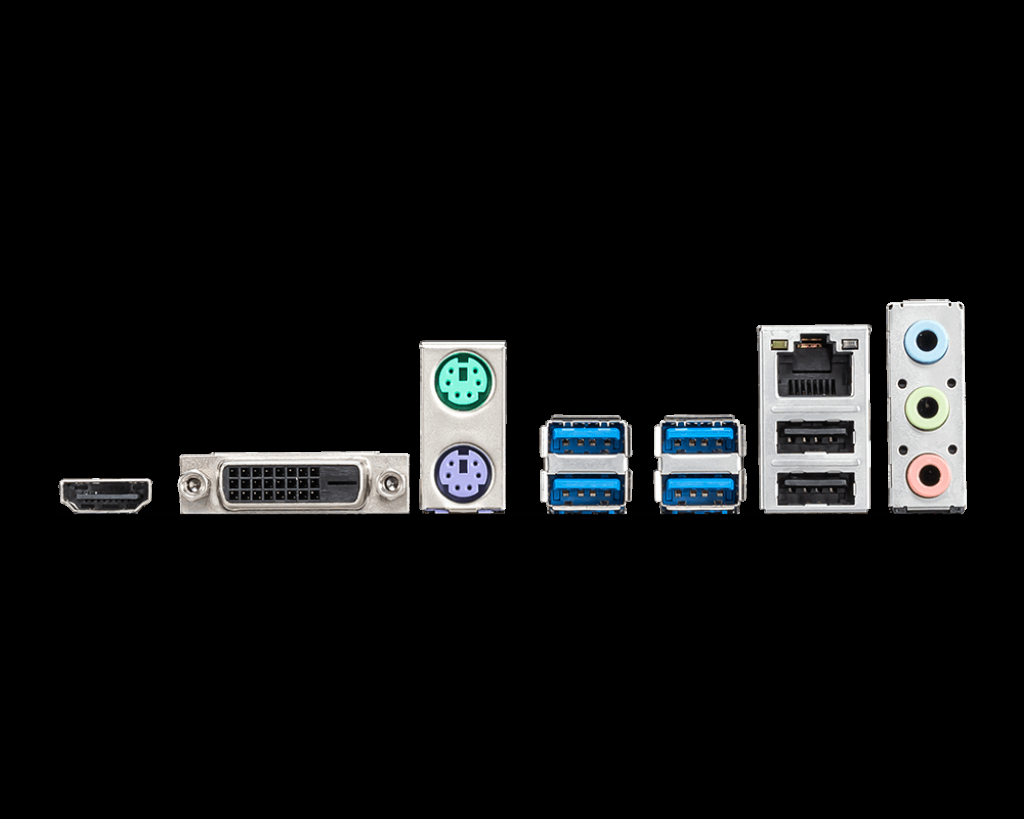
#> input picture IO pics/MSI-A520m.png, 1024 x 819 px
$ python opencv_handler.py
#> lines starting #> are read from the running program, lines starting #| are printed output that depends on the picture; after the words box and inside, x2 and y2 are one past the last pixel; in counts of white or black regions, pixels touching at a corner belong together; long printed decimals are rounded
import cv2
import json
import numpy as np
from pathlib import Path
from shield_polyhedron_template import SHIELD_POLYHEDRON

def _get_contour_count(sil, min_area=100):
    """
    Count meaningful contours in a silhouette image.
    Filters out tiny noise contours below min_area pixels.
    """
    mask = cv2.medianBlur(sil, 3)
    _, mask = cv2.threshold(mask, 127, 255, cv2.THRESH_BINARY)
    contours, _ = cv2.findContours(mask, cv2.RETR_EXTERNAL, cv2.CHAIN_APPROX_SIMPLE)
    # Filter out tiny contours (noise)
    contours = [c for c in contours if cv2.contourArea(c) >= min_area]
    return len(contours), contours


def calibrate_and_crop(image, min_contours=3, step=5):
    """
    Remove the reference line from the bottom of manufacturer images by
    progressively cropping until the single connected contour (ports + line)
    splits into multiple independent port shapes.

    Args:
        image: Input BGR image with reference line at bottom
        min_contours: Minimum number of contours to consider the line removed
        step: Pixel step size for coarse scan (refined to 1px after)

    Returns:
        tuple: (cropped_image, crop_y) or (None, None) if no line found
    """
    h, w = image.shape[:2]

    # Convert to silhouette for contour analysis
    sil_full = make_silhouette(image)

    # Get baseline contour count with full image
    baseline_count, baseline_cnts = _get_contour_count(sil_full)
    print(f"Full image contour count: {baseline_count}")

    if baseline_count >= min_contours:
        # Already has multiple contours - no reference line to remove
        print("Image already has multiple contours. No reference line to remove.")
        return None, None

    if not baseline_cnts:
        print("Warning: No contours found in image.")
        return None, None

    # Coarse scan: crop from bottom in steps, looking for contour split
    crop_y_coarse = None
    for crop_y in range(h - 1, int(h * 0.5), -step):
        sil_cropped = make_silhouette(image[:crop_y, :])
        sil_cropped = add_bottom_padding(sil_cropped)
        count, _ = _get_contour_count(sil_cropped)

        if count >= min_contours:
            crop_y_coarse = crop_y
            break

    if crop_y_coarse is None:
        print("Warning: Could not find reference line by contour splitting.")
        return None, None

    # Fine scan: refine to single-pixel accuracy
    fine_start = min(crop_y_coarse + step, h - 1)
    crop_y_final = crop_y_coarse

    for crop_y in range(fine_start, crop_y_coarse - 1, -1):
        sil_cropped = make_silhouette(image[:crop_y, :])
        sil_cropped = add_bottom_padding(sil_cropped)
        count, _ = _get_contour_count(sil_cropped)

        if count >= min_contours:
            crop_y_final = crop_y
            break

    print(f"\nReference line removed at Y={crop_y_final}")

    # Crop the original image at the split point
    cropped_image = image[:crop_y_final, :]

    print(f"Cropped image from {h} to {crop_y_final} pixels height")
    print(f"Removed {h - crop_y_final} pixels from bottom\n")

    return cropped_image, crop_y_final

def process_image(image_path, auto_crop=True):
    # Load the image
#> called with image_path = 'IO pics/MSI-A520m.png', auto_crop = True
    image = cv2.imread(image_path, cv2.IMREAD_UNCHANGED)
#> image is the input picture: shape (819, 1024, 4); mean B, G, R, A 16.4, 16, 15.1, 28.2

    # Check if the image was loaded successfully
    if image is None:
        raise ValueError(f"Image at path {image_path} could not be loaded.")

    # Try to crop the reference line from the bottom
    if auto_crop:
        cropped, crop_y = calibrate_and_crop(image)
#> in make_silhouette, `_, mask = cv2.threshold(a, 1, 255, cv2.THRESH_BINARY)`:
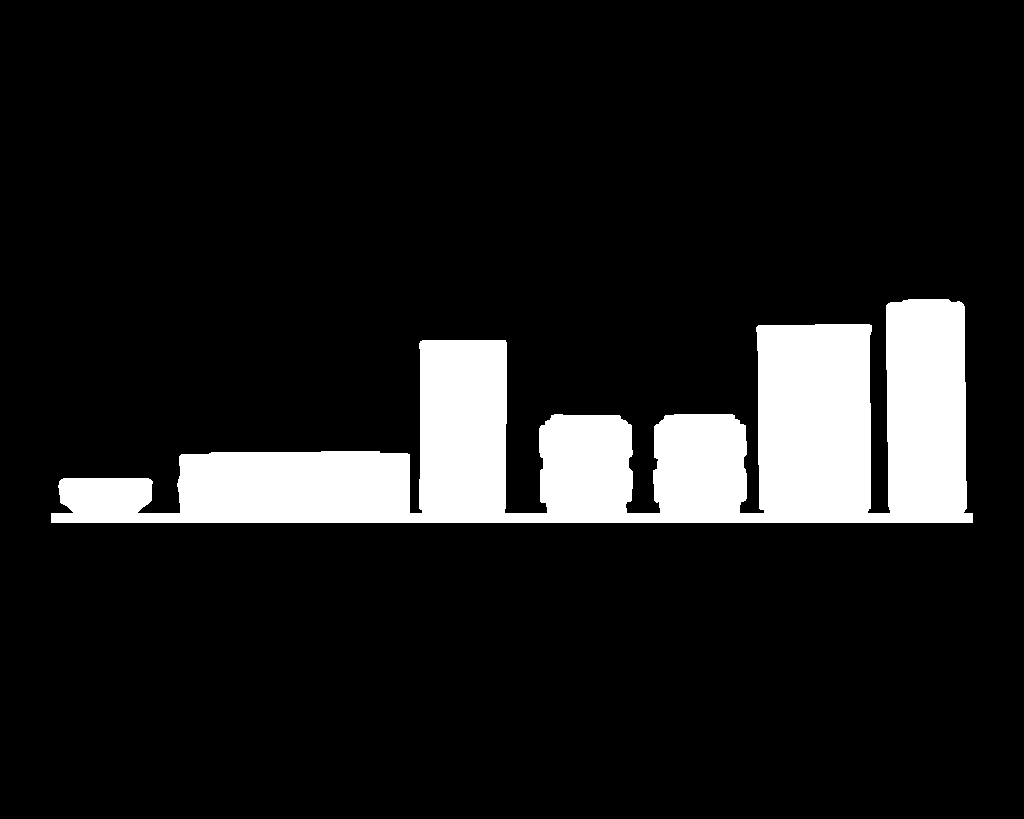
#> mask: shape (819, 1024); 11.5% white; 1 white region, box (x1, y1, x2, y2) and area: (51, 299, 973, 523) 96749
#> in _get_contour_count, `contours, _ = cv2.findContours(mask, cv2.RETR_EXTERNAL, cv2.CHAIN_APPR..`: contours = 1 contour; box (x1, y1, x2, y2) and area: (51, 299, 973, 523) 94970
#> in calibrate_and_crop, `baseline_count, baseline_cnts = _get_contour_count(sil_full)`: baseline_count = 1; baseline_cnts has the same summary as contours in _get_contour_count
#| Full image contour count: 1
#> the loop in calibrate_and_crop, `for crop_y in range(h - 1, int(h * 0.5), -step):` made 62 passes
#> count on passes 1 to 8: 1, 1, 1, 1, 1, 1, 1, 1
#> pass 1, in make_silhouette (call 2), `b, g, r, a = cv2.split(image)`:
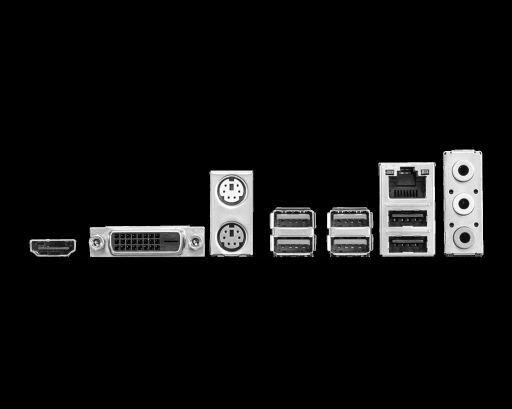
#> g: shape (818, 1024) (shown at 1/2 size); min 0, max 255, mean 16
#> the loop in calibrate_and_crop, `for crop_y in range(fine_start, crop_y_coarse - 1, -1):` made 5 passes
#> pass 1, in make_silhouette (call 64), `b, g, r, a = cv2.split(image)`:
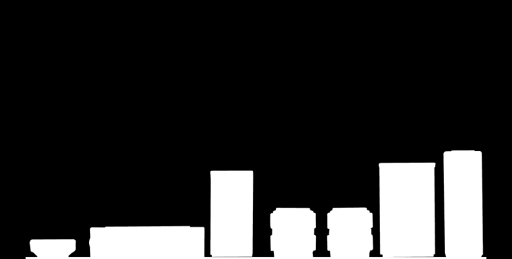
#> a: shape (518, 1024) (shown at 1/2 size); min 0, max 255, mean 42.8
#> after the loop in calibrate_and_crop, `for crop_y in range(fine_start, crop_y_coarse - 1, -1):`:
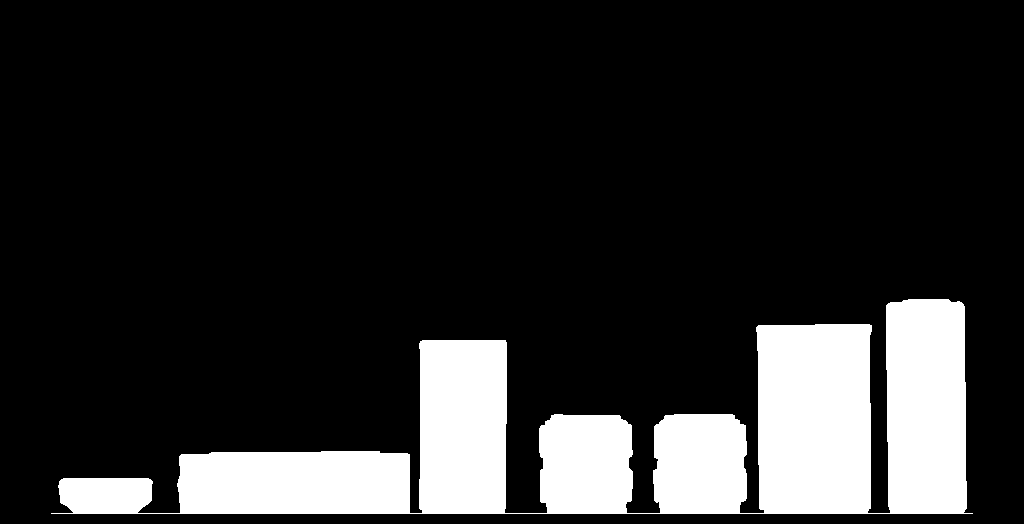
#> sil_cropped: shape (524, 1024); 16.5% white; 1 white region, box (x1, y1, x2, y2) and area: (51, 299, 973, 514) 88451
#| Reference line removed at Y=514
#> in calibrate_and_crop, `cropped_image = image[:crop_y_final, :]`:
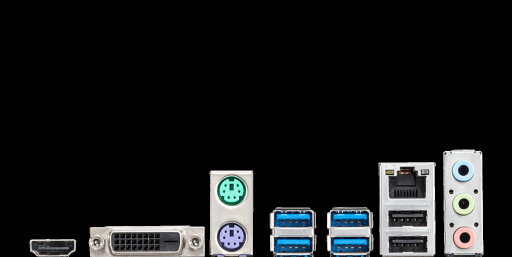
#> cropped_image: shape (514, 1024, 4) (shown at 1/2 size); mean B, G, R, A 26.1, 25.4, 24, 41.4
#| Cropped image from 819 to 514 pixels height
#| Removed 305 pixels from bottom
#> crop_y = 514
        if cropped is not None:
            image = cropped

    # turns image into silhouette
    sil = make_silhouette(image)
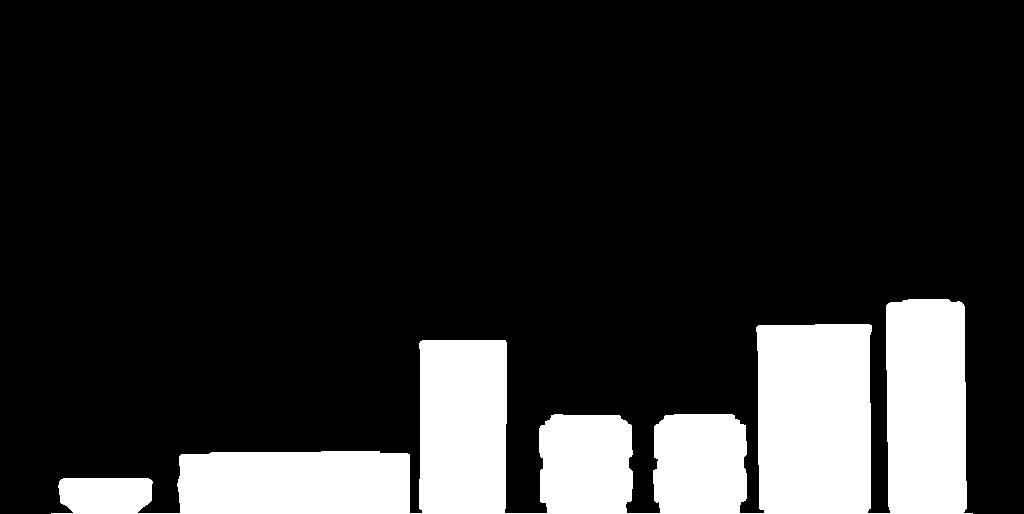
#> sil: shape (514, 1024); 16.8% white; 1 white region, box (x1, y1, x2, y2) and area: (51, 299, 973, 514) 88451

    # add padding to bottom of image to ensure closed edges
    sil = add_bottom_padding(sil)

    mask = cv2.medianBlur(sil, 3)
#> mask: shape (524, 1024); 16.4% white; 7 white regions
    _, mask = cv2.threshold(mask, 127, 255, cv2.THRESH_BINARY)

    # create kernel used to close gaps
    kernel = cv2.getStructuringElement(cv2.MORPH_ELLIPSE, (1,1))

    # close small breaks
    mask_closed = cv2.morphologyEx(mask, cv2.MORPH_CLOSE, kernel, iterations=2)
    mask_closed = cv2.morphologyEx(mask_closed, cv2.MORPH_OPEN, kernel, iterations=1)

    # generate contour lines
    contours, _ = cv2.findContours(mask_closed, cv2.RETR_EXTERNAL, cv2.CHAIN_APPROX_SIMPLE)
#> contours = 7 contours; box (x1, y1, x2, y2) and area: (756, 324, 872, 514) 21002, (886, 299, 967, 514) 16518, (419, 340, 507, 514) 14812, (177, 451, 411, 514) 13993, (653, 414, 747, 514) 8698, (539, 414, 633, 514) 8630, (58, 478, 153, 514) 3014
    straightened = [cv2.approxPolyDP(c, 0.02, True) for c in contours]
#> straightened has the same summary as contours

    bgr = cv2.cvtColor(mask, cv2.COLOR_GRAY2BGR)
#> bgr: shape (524, 1024, 3); 16.4% white; 7 white regions
    cv2.drawContours(bgr, straightened, -1, (0,255,0), 2)
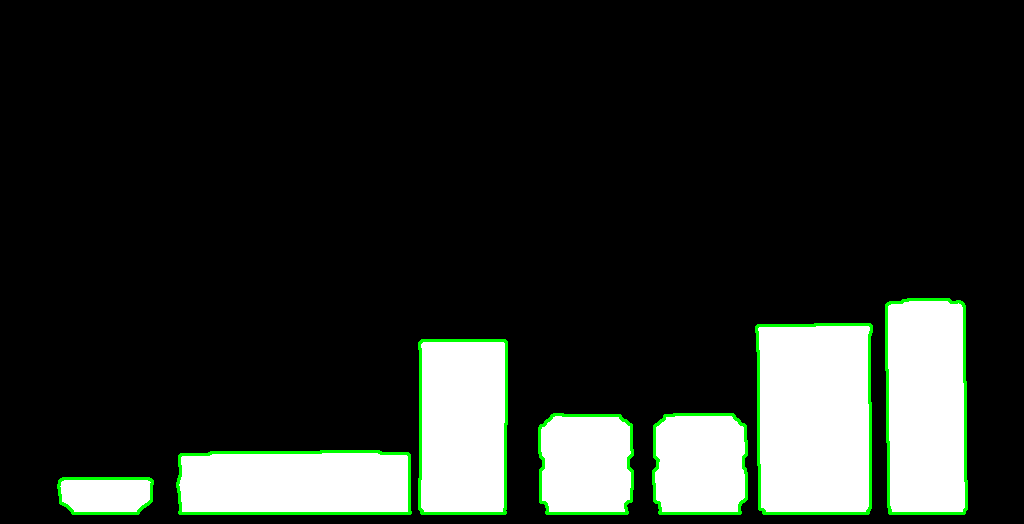
#> bgr: shape (524, 1024, 3); mean B, G, R 38.9, 43.6, 38.9
    cv2.imshow("Contours", bgr)
    print(len(contours))
#| 7
    return straightened

def add_bottom_padding(img, pad_h=10, color=(0,0,0)):
    """
    Add a constant-color border to the bottom of an image.
    pad_h: number of pixels to add
    color: BGR tuple for the border (white = (255,255,255))
    """
    # top, bottom, left, right
    top, bottom, left, right = 0, pad_h, 0, 0
    padded = cv2.copyMakeBorder(
        img, top, bottom, left, right,
        borderType=cv2.BORDER_CONSTANT,
        value=color
    )
    return padded

def contours_to_scad(contours, scale=1.0, extrude_h=5.0, filename="output.scad"):
    """Generate standalone OpenSCAD file with embedded shield geometry.

    Args:
        contours: list of numpy arrays from approxPolyDP
        scale: map pixel→SCAD unit scale
        extrude_h: how tall to extrude port cutouts
        filename: output .scad file path
    """
    scad = []
    scad.append("// Auto-generated by Shield-Me")
    scad.append("// https://github.com/Rafbel04/shield-me")
    scad.append("")

    # Port cutouts module
    scad.append("module ports() {")
    for cnt in contours:
        pts = [[float(pt[0][0]) * scale, float(pt[0][1]) * scale]
               for pt in cnt]
        scad.append(f"  polygon(points={json.dumps(pts)});")
    scad.append("}")
    scad.append("")

    # Embedded shield geometry (from pre-generated template)
    scad.append("// Blank IO Shield Geometry (162mm x 48mm x 3mm)")
    scad.append("module shield() {")
    scad.append(SHIELD_POLYHEDRON)
    scad.append("}")
    scad.append("")

    # Final difference operation
    scad.append("difference() {")
    scad.append("  shield();")
    scad.append(f"  linear_extrude(height={extrude_h}) ports();")
    scad.append("}")

    with open(filename, "w") as f:
        f.write("\n".join(scad))

    print(f"OpenSCAD script written to {filename}")

def make_silhouette(image):
    # Handle grayscale images (2D arrays)
    if len(image.shape) == 2:
        # Already grayscale
        _, mask = cv2.threshold(image, 127, 255, cv2.THRESH_BINARY)
    elif image.shape[2] == 4:
        # RGBA image - use alpha channel
        b, g, r, a = cv2.split(image)
        _, mask = cv2.threshold(a, 1, 255, cv2.THRESH_BINARY)
    else:
        # RGB image
        gray = cv2.cvtColor(image, cv2.COLOR_BGR2GRAY)
        _, mask = cv2.threshold(gray, 250, 255, cv2.THRESH_BINARY_INV)

    h, w = mask.shape
    sil = np.ones((h, w), dtype=np.uint8) * 0
    sil[mask==255] = 255
    return sil

def fit_into_IO_Shield(cnts, dim=[[3.8, 160.2], [3.8, 44.7]], pixels_per_mm=None,
                       left_anchor_mm=8.0, bottom_anchor_mm=4.0):
    """
    Scale and position contours to fit within standard IO shield dimensions.

    Args:
        cnts: List of contours
        dim: [[x_min, x_max], [y_min, y_max]] in mm
        pixels_per_mm: Calibrated scale factor. If None, will auto-calculate from contours.
        left_anchor_mm: When calibrated, distance from the plate's left edge to the
                        leftmost port (mm). This corresponds to the "top" of the IO
                        shield when the PC is standing upright.
        bottom_anchor_mm: Distance from the plate's bottom edge to the bottommost
                          port (mm).

    Returns:
        Scaled and positioned contours in mm coordinates
    """
    cnts = [c.astype(np.float64, copy=True) for c in cnts]

    extLeft, extBot, extRight, extTop = getContourExtremes(cnts)

    if pixels_per_mm is not None:
        # Use calibrated scale: convert pixels to mm
        scale = 1.0 / pixels_per_mm
        print(f"\nUsing calibrated scale: {scale:.6f} mm/pixel")
        print(f"(pixels_per_mm: {pixels_per_mm:.4f})")
    else:
        # Fallback: auto-calculate scale to fit width
        scale = (dim[0][1]-dim[0][0]) / (extRight-extLeft)
        print(f"\nNo calibration data - auto-scaling to fit width")
        print(f"Scale: {scale:.6f} mm/pixel")

    fitCheck = (extTop-extBot)*scale < (dim[1][1] - dim[1][0])
    if not fitCheck:
        raise ValueError("ERROR: Mask is too tall, cannot fit into IO shield!")

    for cnt in cnts:
        cnt[:,:,:2] = cnt[:,:,:2] * scale

    newExtLeft, extBot, extRight, extTop = getContourExtremes(cnts)

    # Flip Y axis (image Y increases downward, SCAD Y increases upward)
    pivotPoint = (extTop + extBot)/2

    for cnt in cnts:
        cnt[:,:,1] = 2.0 * pivotPoint - cnt[:, :, 1]

    # Recalculate extremes after flip
    newExtLeft, extBot, extRight, extTop = getContourExtremes(cnts)

    if pixels_per_mm is not None and left_anchor_mm is not None:
        # Calibrated mode: anchor leftmost port at left_anchor_mm from plate edge
        xOffset = left_anchor_mm - newExtLeft
    else:
        # Uncalibrated fallback: align to dim left boundary
        xOffset = dim[0][0] - newExtLeft

    # Anchor bottommost port at bottom_anchor_mm from plate bottom edge
    yOffset = bottom_anchor_mm - extBot

    for cnt in cnts:
        cnt[:,:,0] = cnt[:,:,0] + xOffset
        cnt[:,:,1] = cnt[:,:,1] + yOffset

    # Check if ports exceed right boundary and scale down if needed
    newExtLeft, extBot, extRight, extTop = getContourExtremes(cnts)
    if extRight > dim[0][1]:
        overflow = extRight - dim[0][1]
        print(f"\nWARNING: Ports extend {overflow:.2f}mm beyond right edge!")
        print(f"Applying correction scale to fit within boundaries...")

        # Calculate correction scale to fit within boundaries
        available_width = dim[0][1] - dim[0][0]
        actual_width = extRight - newExtLeft
        correction_scale = available_width / actual_width

        print(f"Correction scale: {correction_scale:.4f}")

        # Re-scale and re-position
        for cnt in cnts:
            # Scale around left edge
            cnt[:,:,0] = (cnt[:,:,0] - newExtLeft) * correction_scale + dim[0][0]

        # Verify final position
        finalLeft, finalBot, finalRight, finalTop = getContourExtremes(cnts)
        print(f"Final position: X=[{finalLeft:.2f}, {finalRight:.2f}]mm")

    return cnts

def getContourExtremes(cnts):

    """
    Given a list of OpenCV contours (each shaped [N,1,2]),
    return (min_x, min_y, max_x, max_y) across **all** points.
    """
    if not cnts:
        raise ValueError("No contours passed in")

    # Stack all points → shape [total_pts, 2]
    pts = np.vstack([c.reshape(-1, 2) for c in cnts])

    min_x = float(pts[:, 0].min())
    max_x = float(pts[:, 0].max())
    min_y = float(pts[:, 1].min())
    max_y = float(pts[:, 1].max())

    return min_x, min_y, max_x, max_y

if __name__ == "__main__":
    import sys

    name = sys.argv[1] if len(sys.argv) > 1 else "IO pics/MSI-A520m.png"
    image_path = name
    contours = process_image(image_path, auto_crop=True)

    # Note: For calibrated scale, use the complete_pipeline.py which
    # derives pixels_per_mm from RJ45 detection via template matching.
    contours = fit_into_IO_Shield(contours)
#> in fit_into_IO_Shield, `cnts = [c.astype(np.float64, copy=True) for c in cnts]`: cnts = 7 items
#> in getContourExtremes, `pts = np.vstack([c.reshape(-1, 2) for c in cnts])`: pts = 263 pairs, first value 58 to 966, second value 299 to 513
#> in getContourExtremes, `min_x = float(pts[:, 0].min())`: min_x = 58
#> in getContourExtremes, `max_x = float(pts[:, 0].max())`: max_x = 966
#> in getContourExtremes, `min_y = float(pts[:, 1].min())`: min_y = 299
#> in getContourExtremes, `max_y = float(pts[:, 1].max())`: max_y = 513
#> in fit_into_IO_Shield, `extLeft, extBot, extRight, extTop = getContourExtremes(cnts)`: extLeft = 58; extBot = 299; extRight = 966; extTop = 513
#> in fit_into_IO_Shield, `scale = (dim[0][1]-dim[0][0]) / (extRight-extLeft)`: scale = 0.172
#| Scale: 0.1722 mm/pixel
#> in fit_into_IO_Shield, `fitCheck = (extTop-extBot)*scale < (dim[1][1] - dim[1][0])`: fitCheck = True
#> the loop in fit_into_IO_Shield, `for cnt in cnts:` made 7 passes
#> in fit_into_IO_Shield, `newExtLeft, extBot, extRight, extTop = getContourExtremes(cnts)`: newExtLeft = 9.99; extBot = 51.5; extRight = 166.4; extTop = 88.36
#> in fit_into_IO_Shield, `pivotPoint = (extTop + extBot)/2`: pivotPoint = 69.93
#> in fit_into_IO_Shield, `xOffset = dim[0][0] - newExtLeft`: xOffset = -6.19
#> in fit_into_IO_Shield, `yOffset = bottom_anchor_mm - extBot`: yOffset = -47.5
#> in fit_into_IO_Shield, `newExtLeft, extBot, extRight, extTop = getContourExtremes(cnts)`: newExtLeft = 3.8; extBot = 4; extRight = 160.2; extTop = 40.86
#> contours = 7 items

    # Generate SCAD file
    output_name = name.split('/')[-1].replace('.png', '.scad')
    contours_to_scad(contours, 1, 5, output_name)
#> the loop in contours_to_scad, `for cnt in contours:` made 7 passes
#> after the loop in contours_to_scad, `for cnt in contours:`: scad = 11 items

    # Display the result
    cv2.waitKey(0)
    cv2.destroyAllWindows()
